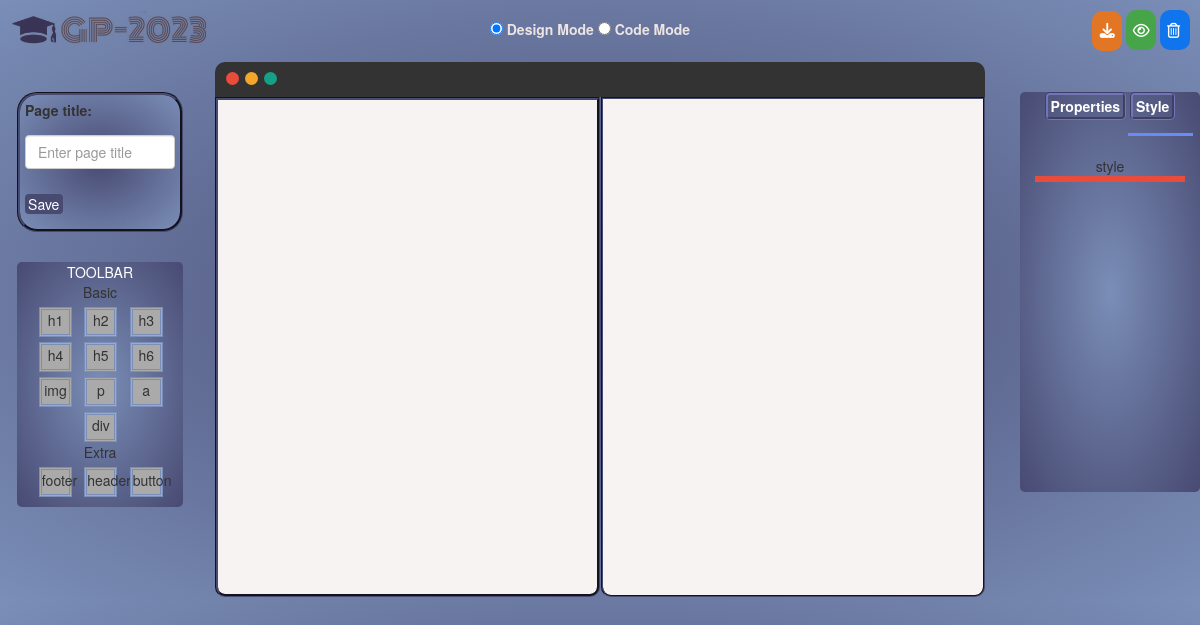
The page / on the database its author committed.
### tables this page shows
CREATE TABLE `tag` (
  `tag_id` int(11) NOT NULL,
  `tag_name` varchar(20) NOT NULL,
  `category` varchar(20) NOT NULL
);

### models/Tag.php (called while the page is built, shortened)
<?php
class Tag{
    private $conn;
    private $table = 'tag';
    public function __construct($db){
        $this->conn = $db;
    }
    public function read(){
        $query = 'SELECT
                  tag_id,
                  tag_name
                  FROM ' . $this->table ;
       $stmt = $this->conn->prepare($query);
        $stmt->execute();
        return $stmt;
    }
}

### index.php (the view, shortened to what this page needs)
<!DOCTYPE html>
<html lang="en">
<head>
    <link rel="stylesheet" href="assets/css/style.css" />
    <link rel="stylesheet" href="https://maxcdn.bootstrapcdn.com/bootstrap/3.4.1/css/bootstrap.min.css">
       <link rel="stylesheet" href="//code.jquery.com/ui/1.12.1/themes/base/jquery-ui.css">
  <link rel="stylesheet" href="https://code.jquery.com/ui/1.13.1/themes/base/jquery-ui.css">
</head>
<body>
    <nav style="text-align: center;" id="nav">
         <div class='logo'>
         <img src='assets/img/logo.jpg'alt='logo' style="mix-blend-mode: multiply;width:200px ;" > </div>
         <div class="modes" >
            <input type="radio" id="designMode" name="mode" value="design" checked="">
            <label for="design">Design Mode</label>
            <input type="radio" id="codeMode" name="mode" value="code">
            <label for="css">Code Mode</label>
        </div>
        <div  class="save-and-preview-buttons">
            <button class="save-button three_btns "  onclick="downloadHtml()">
            <i class="fa-solid fa-download" style="color: #ffffff; "></i>
            <span class="hedden-content" >Save as html</span></button>
            <button class="preview-button three_btns" >
            <i class="fa-regular fa-eye" style="color: #ffffff; "></i>
              <span class="hedden-content">Preview</span> </button>
            <button class="empty-button three_btns"  onclick="executeSQL()" >
                <i class="fa-regular fa-trash-can" style="color: #ffffff; "></i>
            </button>
        </div>
        <?php
    include_once 'models/Element.php';
    $database = new Database();
    $db = $database->connect();
    ?>
    </nav>
<div class=" col-xs-2">
    <form class="pageTitle" action="index.php">
      <div class="form-group">
        <label for="title">Page title:</label>
        <input type="text" class="form-control" id="title" placeholder="Enter page title" name="title">
      </div>
      <button type="button" class="btn" style="width: 25%; padding: 0;" onclick="updateElement()">Save</button>
    </form>
<div id="toolbar" >
    <span style="color:#Fff ;">TOOLBAR</span>
    <br>
    <div class='tags'>
      <?php
      include_once 'config/Database.php';
      include_once 'models/Tag.php';
      $database = new Database();
      $db = $database->connect();
      $tag = new Tag($db);
      $result = $tag->read();
      $num = $result->rowCount();
      if ($num > 0) {
        $m=1;
        echo '<div class="tags">';
        echo 'Basic <br>';
             while ($row = $result->fetch(PDO::FETCH_ASSOC)) {
               extract($row);
               if ($tag_name != 'head' && $tag_name != 'body' && $tag_name != 'title'&& $tag_name != 'html' && $tag_name != 'header' && $tag_name != 'footer'){
                 echo ' <div class="element"  draggable="true" style="margin-left:5px" tag_name="' . $tag_name . '" tag_ID="' . $tag_id . '" tag_level="4">' . $tag_name . '</div>';
                    } elseif ($tag_name == 'header' || $tag_name == 'footer' ){
                      if($m == 1){
                     echo '<br>
                     Extra <br>';
                     $m--;}
                     echo ' <div class="element"  draggable="true" style="margin-left:5px" tag_name="' . $tag_name . '" tag_ID="' . $tag_id . '" tag_level="4">' . $tag_name . '</div>';
                    }
             }}
             echo '</div>';
      ?>
    </div>
  </div>
   </div>
    <div id="displayDesign" class="col-xs-8">
      <div><div class="canvas-head " >
    <div class="three-circle">
  <span class="left " style="background-color: #E74C3C;"></span>
  <span class="left " style="background-color: #F4A62A;"></span>
  <span class="left " style="background-color: #16A085;"></span>
</div>
</div>
    <div id="canvas" class=" sortable" ondrop="canvasDrop(event)" contenteditable="true">
</div>
<iframe src="http://localhost/GP-2023/api/BuildGenerate/generate_code.php" id="preview"></iframe>
</div>
</div>
<div  id="properties" class="col-xs-3">
                    <div class="form-btn">
                        <label style="color:#Fff ;" onclick="properties()">Properties</label>
                        <label style="color:#Fff ;" onclick="show_style()">Style</label>
                        <hr id="indicator">
                    </div>
 <div id="style"> style</div>
         <div id="demo" style="background-color:#E74C3C ; height: 6px;">
    </div>
</div>
</body>
</html>

### assets/css/style.css (style rules this page uses)
html body { background:radial-gradient(#484a72, #7a8eb7); min-width: 760px; }
#nav { text-align: center; background:none; min-height: 60px; min-width: 100%; color: rgb(237, 228, 228); display: flex; justify-content: space-between; margin-bottom: 1px; }
#nav> div { margin: 10px; text-align: center; align-self: center; }
.save-and-preview-buttons { width: 220px; }
#nav> div { text-align: right; }
.save-button { background-color: #e27625; border: none; color: #fff; cursor: pointer; font-family: Open Sans,sans-serif; font-size: 15px; font-weight: 500; height: 40px; width:30px; margin: auto; border-radius: 10px; overflow: hidden; transition: width 0.1s; }
.preview-button { background-color: #fff; height: 40px; width:30px; font-size: 15px; background: rgb(70, 165, 72); font-weight: 500; color: white; border: none; cursor: pointer; border-radius: 2px; border-radius: 10px; overflow: hidden; transition: width 0.1s; }
.empty-button { background-color: rgb(255, 255, 255); width:30px; height: 40px; font-size: 15px; background: rgb(16, 116, 237); font-weight: 500; color: white; border: none; cursor: pointer; border-radius: 2px; padding-left: 3px; text-align: center; border-radius: 10px; overflow: hidden; transition: width 0.1s ease-in; }
.modes { align-self: center; text-size-adjust: 300; }
#properties { background:radial-gradient(#7a8eb7,#484a72 ); width: 15%; float: right; min-height: 400px; margin-top: 30px; text-align: center; border-radius:5px; }
#indicator { width: 65px; border: none; background: #688bf5; height: 3px; margin-top: 8px; transform: translateX(50px); transition: transform 1s; }
.form-btn label { border-style:groove ; border-color: #7275b8; padding: 1px 3px; border-radius: 5px; }
form input, form select { width:100%; height: 30px; margin: 10px 0; padding: 0 10px; border: 1px solid #ccc; }
form .btn { width: 100%; border: none; cursor: pointer; margin: 10px 0; }
.pageTitle { min-height: fit-content; float: left; padding: 5px; margin-top: 30px; margin-left:2px; margin-right:2px; background:radial-gradient(#484a72,#7a8eb7 ); border-radius:20px; border-style:groove ; border-color: #484a72; }
.btn { display: inline-block; background:#484a72 ; color:#fff; border-radius: 30px; transition: background .5s; width: 25%; padding: 0; }
#toolbar { text-align: center; min-height: fit-content; float: left; margin-top: 30px; margin-left:2px; margin-right:2px; background:radial-gradient(#7a8eb7,#484a72 ); border-radius:5px; }
.element { width: 20%; height: 30px; margin-top: 5px; background-color: #aaa; cursor: pointer; border: #7a8eb7; border-width: 2; border-style: double; display: inline-block; margin-right: 2%; cursor: pointer; }
.tags { margin-bottom: 10px; }
#canvas { overflow: hidden; width: 50%; min-height: 500px; display: inline-block; background-color: rgb(248, 243, 243); border-bottom-left-radius: 10px; border-bottom-right-radius: 10px; padding: 0; border-style:groove ; border-color: #484a72; }
.canvas-head { background: #333; height: 35px; padding: 0px 0px 0px 11px; text-align: center; border-top-left-radius: 10px; border-top-right-radius: 10px; width : 100%; }
#preview { overflow: hidden; min-height: 500px; width: 49.9%; float: right; display: inline-block; background-color: rgb(248, 243, 243); border-bottom-left-radius: 10px; border-bottom-right-radius: 10px; padding: 0; border-style:groove ; border-color: #484a72; }
.left { display: block; width: 13px; height: 13px; float: left; border-radius: 13px; margin-right: 6px; }
.three-circle { padding-top :10px; }

### rows shown on the page
tag: tag_name "h1"
tag: tag_name "h2"
tag: tag_name "h3"
tag: tag_name "h4"
tag: tag_name "h5"
tag: tag_name "h6"
tag: tag_name "img"
tag: tag_name "p"
tag: tag_name "a"
tag: tag_name "div"
tag: shows "Extra", tag_name "footer"
tag: tag_name "header"
tag: tag_name "button"
